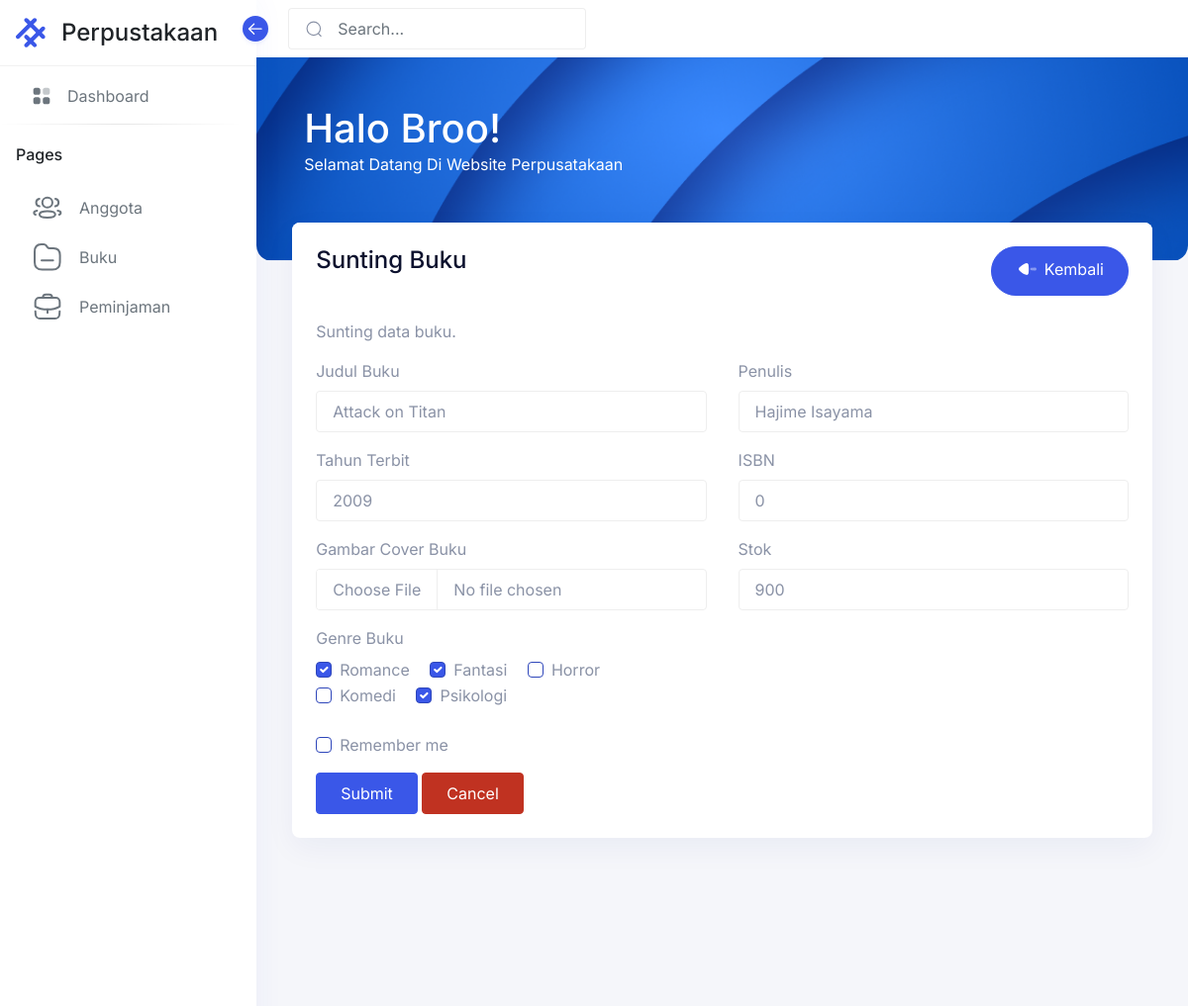
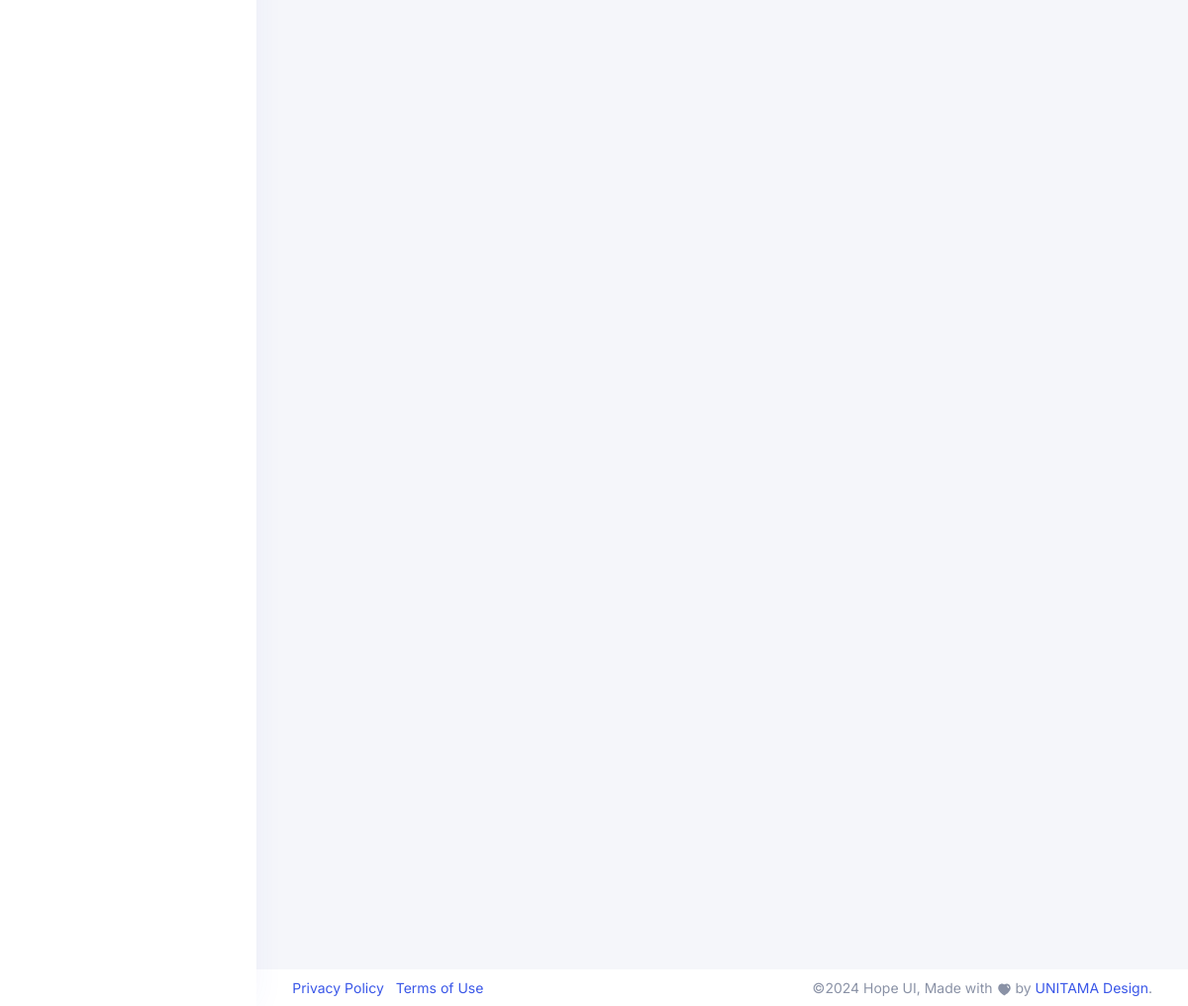
Screenshot of /buku/edit.php?id=9 with the database file from the repository (2 pictures, top to bottom).
### tables this page shows
CREATE TABLE IF NOT EXISTS `buku` (
  `id_buku` int NOT NULL AUTO_INCREMENT,
  `judul` varchar(255) DEFAULT NULL,
  `penulis` varchar(255) DEFAULT NULL,
  `tahun_terbit` int DEFAULT NULL,
  `genre` varchar(255) DEFAULT NULL,
  `gambar` varchar(255) DEFAULT NULL,
  `isbn` varchar(15) DEFAULT NULL,
  `stok` int DEFAULT NULL,
  PRIMARY KEY (`id_buku`)
);

### buku/edit.php (the view, shortened to what this page needs)
<?php include('../config/koneksi.php');
$id = isset($_GET['id']) ? $_GET['id'] : '';
$sql = "SELECT * FROM buku WHERE id_buku = '$id'";
$query =  mysqli_query($koneksi, $sql);
$data = mysqli_fetch_assoc($query);
$dataGenre = array_map('trim', explode(",", $data['genre']));
?>
<!DOCTYPE html>
<html lang="en">
<?php include "../contents/header.php"; ?>
<body>
    <?php include "../contents/sidebar.php"; ?>
    <main class="main-content">
        <div class="position-relative iq-banner">
            <?php include "../contents/navbar.php" ?>
            <?php include "../contents/navbar-header.php" ?>
        </div>
        <div class="conatiner-fluid content-inner mt-n5 py-0">
            <div class="row">
                <div class="col-sm-12">
                    <div class="card">
                        <div class="card-header d-flex justify-content-between">
                            <div class="header-title">
                                <h4 class="card-title">Sunting Buku</h4>
                            </div>
                            <a class="btn btn-primary rounded-pill" href="../buku">
                                <span class="btn-inner">
                                </span>
                                Kembali
                            </a>
                        </div>
                        <div class="card-body">
                            <p>Sunting data buku.</p>
                            <form action="../buku/proses_edit.php" method="POST" enctype="multipart/form-data">
                                <div class="row">
                                    <div class="col-md-6">
                                        <div class="form-group">
                                            <label class="form-label" for="judul">Judul Buku</label>
                                            <input type="text" class="form-control" id="judul" name="judul" placeholder="Masukkan Judul Buku..." value="<?php echo $data['judul'] ?>">
                                        </div>
                                    </div>
                                    <div class="col-md-6">
                                        <div class="form-group">
                                            <label class="form-label" for="penulis">Penulis</label>
                                            <input type="text" class="form-control" id="penulis" name="penulis" placeholder="Masukkan Nama Penulis..." value="<?php echo $data['penulis'] ?>">
                                        </div>
                                    </div>
                                </div>
                                <div class="row">
                                    <div class="col-md-6">
                                        <div class="form-group">
                                            <label class="form-label" for="tahun_terbit">Tahun Terbit</label>
                                            <input type="number" class="form-control" id="tahun_terbit" name="tahun_terbit" placeholder="Masukkan Tahun Terbit..." value="<?php echo $data['tahun_terbit'] ?>">
                                        </div>
                                    </div>
                                    <div class="col-md-6">
                                        <div class="form-group">
                                            <label class="form-label" for="isbn">ISBN</label>
                                            <input type="text" class="form-control" id="isbn" name="isbn" placeholder="Masukkan ISBN..." value="<?php echo $data['isbn'] ?>">
                                        </div>
                                    </div>
                                </div>
                                <div class="row">
                                    <div class="col-md-6">
                                        <label class="form-label" for="gambar">Gambar Cover Buku</label>
                                        <input type="file" class="form-control" id="gambar" name="gambar" accept="image/*">
                                    </div>
                                    <div class="col-md-6">
                                        <div class="form-group">
                                            <label class="form-label" for="isbn">Stok</label>
                                            <input type="number" class="form-control" id="stok" name="stok" placeholder="Masukkan Stok..." value="<?php echo $data['stok'] ?>">
                                        </div>
                                    </div>
                                </div>
                                <div class="row">
                                    <label class="form-label" for="basic-default-company">Genre Buku</label>
                                    <div class="col-md-6">
                                        <div class="form-check form-check-inline">
                                            <label class="form-check-label" for="Romance">Romance</label>
                                            <input class="form-check-input" type="checkbox" name="genre[]" value="Romance" id="Romance" <?php echo in_array("Romance", $dataGenre) ? 'checked' : ''; ?>>
                                        </div>
                                        <div class="form-check form-check-inline">
                                            <label class="form-check-label" for="Fantasi">Fantasi</label>
                                            <input class="form-check-input" type="checkbox" name="genre[]" value="Fantasi" id="Fantasi" <?php echo in_array("Fantasi", $dataGenre) ? 'checked' : ''; ?>>
                                        </div>
                                        <div class="form-check form-check-inline">
                                            <label class="form-check-label" for="Horror">Horror</label>
                                            <input class="form-check-input" type="checkbox" name="genre[]" value="Horror" id="Horror" <?php echo in_array("Horror", $dataGenre) ? 'checked' : ''; ?>>
                                        </div>
                                        <div class="form-check form-check-inline">
                                            <label class="form-check-label" for="Komedi">Komedi</label>
                                            <input class="form-check-input" type="checkbox" name="genre[]" value="Komedi" id="Komedi" <?php echo in_array("Komedi", $dataGenre) ? 'checked' : ''; ?>>
                                        </div>
                                        <div class="form-check form-check-inline">
                                            <label class="form-check-label" for="Psikologi">Psikologi</label>
                                            <input class="form-check-input" type="checkbox" name="genre[]" value="Psikologi" id="Psikologi" <?php echo in_array("Psikologi", $dataGenre) ? 'checked' : ''; ?>>
                                        </div>
                                    </div>
                                </div>
                                <div class="form-group mt-4">
                                    <div class="form-check">
                                        <input class="form-check-input" type="checkbox" value="" id="flexCheckDefault3">
                                        <label class="form-check-label" for="flexCheckDefault3">
                                            Remember me
                                        </label>
                                    </div>
                                </div>
                                <button type="submit" name="submit" class="btn btn-primary">Submit</button>
                                <button type="reset" class="btn btn-danger">Cancel</button>
                            </form>
                        </div>
                    </div>
                </div>
            </div>
        </div>
        <?php include "../contents/footer.php" ?>
    </main>
</body>
</html>

### rows the page displays
buku: judul "Attack on Titan", penulis "Hajime Isayama", tahun_terbit "2009", isbn "0", stok "900", genre "☑"
